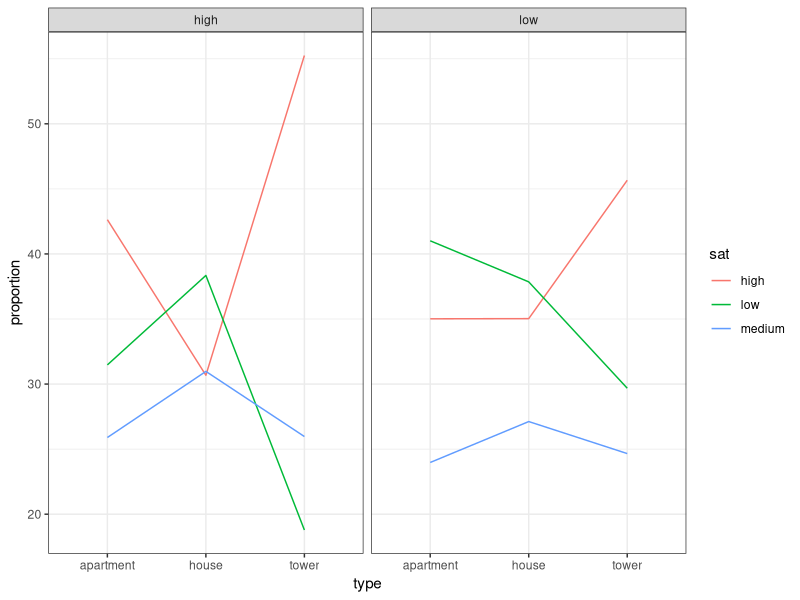

Generate this figure with R:
## ---- chunk 1
knitr::opts_chunk$set(echo = T, message = F, warning = F)

library(tidyverse)
library(MASS)
library(nnet)
## ---- chunk 2
# data prep
df_house = data.frame(
  contact = c(rep(c("low", "high"), times = c(3, 3))),
  type = c(rep(c("tower", "apartment", "house"), length.out = 3)), 
  sat.low = c(65, 130, 67, 34, 141, 130),
  sat.medium = c(54, 76, 48, 47, 116, 105),
  sat.high = c(100, 111, 62, 100, 191, 104)
)
## ---- chunk 3
# calculate row-wise percentages
df_house$sat.low_per <- (df_house$sat.low / rowSums(df_house[, c("sat.low", "sat.medium", "sat.high")])) * 100
df_house$sat.medium_per <- (df_house$sat.medium / rowSums(df_house[, c("sat.low", "sat.medium", "sat.high")])) * 100
df_house$sat.high_per <- (df_house$sat.high / rowSums(df_house[, c("sat.low", "sat.medium", "sat.high")])) * 100

# table of percentages
df_house[-(3:5)]

# plot
df_house |> 
  dplyr::select(contact, type, sat.low_per, sat.medium_per, sat.high_per) |> 
  pivot_longer(cols = starts_with("sat."), 
               names_to = "sat", 
               values_to = "proportion") |> 
  mutate(sat = str_remove(sat, "sat\\.") |>  str_remove("_per")) |> 
# plot
  ggplot(aes(x = type, y = proportion, group = sat, color = sat)) +
  geom_line() +
  facet_grid(~contact) +
  theme_bw()
## ---- chunk 4
# fit a nominal logistic regression model
house.mult <- multinom(cbind(sat.low, sat.medium, sat.high) ~ factor(contact) + factor(type), data = df_house)
## ---- chunk 5
summary(house.mult)

# obtain odds ratio for each coefficient
exp(coef(house.mult))
## ---- chunk 6
# 95%CI for odds ratio
exp(confint(house.mult))
## ---- chunk 7
# goodness of fit
pihat = predict(house.mult,type = 'probs') 
pihat
m = rowSums(df_house[, 3:5])

# pearson residuals 
res.pearson = (df_house[, 3:5] - pihat*m) / sqrt(pihat*m) 
res.pearson

# Generalized Pearson Chisq Stat
G.stat = sum(res.pearson^2) 
G.stat
pval = 1 - pchisq(G.stat, df = (6 - 4)*(3 - 1))
pval 

# deviance
D.stat = sum(2*df_house[, 3:5]*log(df_house[, 3:5] / (m*pihat)))
D.stat
## ---- chunk 8
# interaction
house.mult_int <- multinom(cbind(sat.low, sat.medium, sat.high) ~ factor(contact) + factor(type) + factor(contact)*factor(type), data = df_house)

summary(house.mult_int)

# obtain odds ratio for each coefficient
exp(coef(house.mult_int))

# 95%CI for odds ratio
exp(confint(house.mult_int))
## ---- chunk 9
# fit a ordinal logistic regression model

## ---- chunk 10
# Pearson residuals 
